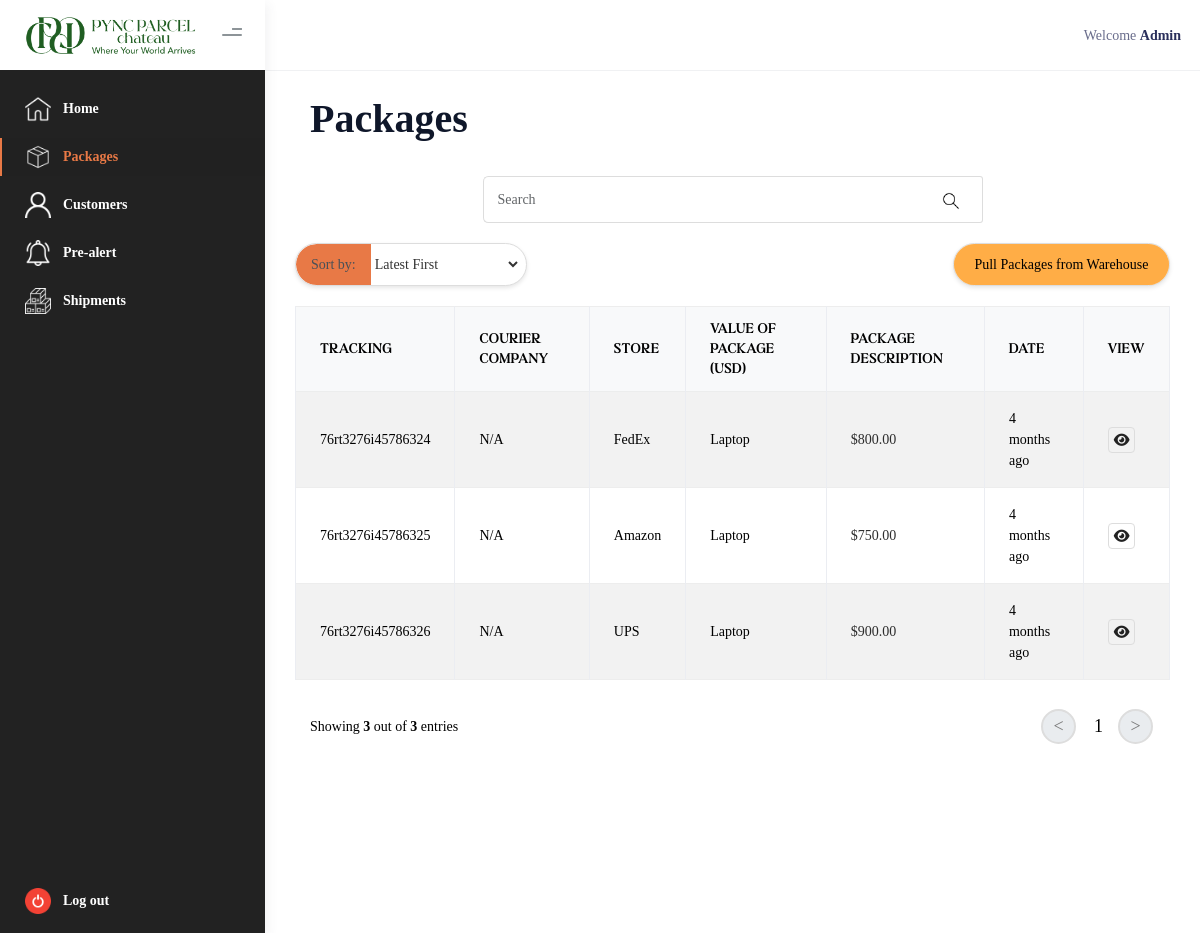
The page /admin-dashboard/packages.php (signed in) on the database its author committed.
### tables this page shows
CREATE TABLE IF NOT EXISTS users (
    id INT AUTO_INCREMENT PRIMARY KEY,
    first_name VARCHAR(255) NOT NULL,
    last_name VARCHAR(255) NOT NULL,
    email_address VARCHAR(255) UNIQUE NOT NULL,
    phone_number VARCHAR(20),
    date_of_birth DATE,
    account_number VARCHAR(50),
    gender VARCHAR(10),
    file VARCHAR(255),
    address_type VARCHAR(50),
    parish VARCHAR(100),
    region VARCHAR(100),
    address_line1 TEXT,
    address_line2 TEXT,
    password_hash VARCHAR(255) NOT NULL,
    role_as INT DEFAULT 0,
    token_hash VARCHAR(255) DEFAULT NULL,
    token_expired_at DATETIME DEFAULT NULL,
    created_at TIMESTAMP DEFAULT CURRENT_TIMESTAMP,
    updated_at TIMESTAMP DEFAULT CURRENT_TIMESTAMP ON UPDATE CURRENT_TIMESTAMP
);

CREATE TABLE IF NOT EXISTS packages (
    id INT AUTO_INCREMENT PRIMARY KEY,
    tracking_number VARCHAR(50) NOT NULL UNIQUE,
    courier_company VARCHAR(100) DEFAULT NULL,
    describe_package TEXT DEFAULT NULL,
    user_id INT DEFAULT NULL,
    weight DECIMAL(10,2) DEFAULT NULL,
    weight_unit VARCHAR(10) DEFAULT 'lbs',
    value_of_package DECIMAL(10,2) DEFAULT NULL,
    currency VARCHAR(3) DEFAULT 'USD',
    status ENUM(
        'Received at Origin',
        'Preparing Shipment',
        'Shipped',
        'In Transit',
        'At Destination Port',
        'Processing at Customs',
        'Checking for Package',
        'At Sorting Facility',
        'Out for Delivery',
        'Ready for Pickup',
        'Scheduled for Delivery',
        'Delivered'
    ) DEFAULT 'Received at Origin',
    invoice_status ENUM('PENDING', 'PAID', 'OVERDUE') DEFAULT 'PENDING',
    invoice_number VARCHAR(50) DEFAULT NULL,
    invoice_total DECIMAL(10,2) DEFAULT NULL,
    shipment_id INT DEFAULT NULL,
    tracking_name VARCHAR(255) DEFAULT NULL,
    dim_length DECIMAL(10,2) DEFAULT NULL,
    dim_width DECIMAL(10,2) DEFAULT NULL,
    dim_height DECIMAL(10,2) DEFAULT NULL,
    shipment_status VARCHAR(100) DEFAULT NULL,
    shipment_type VARCHAR(100) DEFAULT NULL,
    branch VARCHAR(100) DEFAULT NULL,
    tag VARCHAR(100) DEFAULT NULL,
    courier_id VARCHAR(255) DEFAULT NULL,
    courier_customer_id VARCHAR(255) DEFAULT NULL,
    added_to_shipment_at TIMESTAMP DEFAULT NULL,
    shipment_simple_id VARCHAR(255) DEFAULT NULL,
    warehouse_package_id VARCHAR(255) DEFAULT NULL,
    created_at TIMESTAMP DEFAULT CURRENT_TIMESTAMP,
    updated_at TIMESTAMP DEFAULT CURRENT_TIMESTAMP ON UPDATE CURRENT_TIMESTAMP,
    KEY user_id (user_id),
    KEY shipment_id (shipment_id),
    KEY status (status),
    KEY courier_id (courier_id),
    KEY courier_customer_id (courier_customer_id),
    KEY shipment_simple_id (shipment_simple_id)
);

### admin-dashboard/packages.php (the view, shortened to what the rows shown need)
<?php
    include '../config.php';
    include '../function.php';
    include 'function.php';
    include 'authorized-admin.php';
    $limit  = 50;
    $page   = isset($_GET['page']) ? (int) $_GET['page'] : 1;
    $offset = ($page - 1) * $limit;
    $sql_count      = 'SELECT COUNT(*) as total FROM packages';
    $result_count   = mysqli_query($conn, $sql_count);
    $total_packages = mysqli_fetch_assoc($result_count)['total'];
    $packages_list         = [];
?>
<!DOCTYPE html>
<html lang="en">
<head>
    <link rel="stylesheet" href="https://cdn.jsdelivr.net/npm/bootstrap-icons@1.11.3/font/bootstrap-icons.min.css">
    <link rel="stylesheet"
        href="https://unpkg.com/bs-brain@2.0.4/tutorials/timelines/timeline-5/assets/css/timeline-5.css">
    <link rel="stylesheet" href="../user-dashboard/assets/css/bootstrap.min.css" />
    <link rel="stylesheet" href="../user-dashboard/assets/css/kaiadmin.min.css" />
    <link rel="stylesheet" href="https://cdnjs.cloudflare.com/ajax/libs/font-awesome/6.7.2/css/all.min.css"
 />
    <link rel="stylesheet" href="../user-dashboard/assets/css/custom.css" />
    <link rel="stylesheet" href="assets/css/admin.css" />
</head>
<body>
    <div class="wrapper admin">
        <div class="main-panel">
            <div class="main-header">
                <nav class="navbar navbar-header navbar-header-transparent navbar-expand-lg border-bottom">
                    <div class="container-fluid">
                        <ul class="navbar-nav topbar-nav ms-md-auto align-items-center">
                            <li class="nav-item">
                                <span class="op-7">Welcome</span>
                                <span class="fw-bold"><?php echo user_account_information()['first_name']; ?></span>
                            </li>
                        </ul>
                    </div>
                </nav>
            </div>
            <div class="container">
                <div class="page-inner">
                    <div class="row">
                        <div class="col-md-offset-1 col-md-12">
                            <div class="panel packages ">
            <?php
                $sort  = isset($_GET['sort']) ? $_GET['sort'] : 'latest';
                $order = ($sort == 'oldest') ? 'ASC' : 'DESC';
                $sql             = "SELECT * FROM packages ORDER BY created_at $order LIMIT $limit OFFSET $offset";
                $result          = mysqli_query($conn, $sql);
                $has_db_packages = mysqli_num_rows($result) > 0;
                if ($has_db_packages || (! empty($packages_list) && $total_packages > 0)) {
                ?>
<div class="panel-body table-responsive" style="display: none;">
    <table class="table m-auto shadow table-striped table-hover table-bordered">
        <thead class="table-light">
            <tr>
                <th>Tracking</th>
                <th>Courier Company</th>
                <th>Store</th>
                <th>Value of Package (USD)</th>
                <th>Package Description</th>
                <th>Date</th>
                <th>View</th>
            </tr>
        </thead>
        <tbody>
            <?php
                if ($has_db_packages) {
                        while ($rows = mysqli_fetch_array($result)) {
                        ?>
            <tr>
                <td><?php echo $rows['tracking_number']; ?></td>
                <td><?php echo $rows['tracking_name'] ? ucfirst($rows['tracking_name']) : 'N/A'; ?></td>
                <td><?php echo $rows['courier_company']; ?></td>
                <td><?php echo $rows['describe_package']; ?></td>
                <td> <span class="item_value">$<?php echo $rows['value_of_package']; ?></span></td>
                <td><?php echo timeAgo($rows['created_at']); ?></td>
                <td>
                    <ul class="mb-0 action-list list-unstyled">
                        <li>
                            <a href="package-view.php?tracking=<?php echo $rows['tracking_number']; ?>">
                                <i class="fa-solid fa-eye"></i>
                            </a>
                        </li>
                    </ul>
                </td>
            </tr>
            <?php
                }
                    }
                ?>
        </tbody>
    </table>
</div>
                                <?php
                                    } else {
                                        echo "<p class='text-center' style='font-size: 25px'>No Packages available.</p>";
                                    }
                                ?>
                            </div>
                        </div>
                    </div>
                </div>
            </div>
        </div>
</body>
</html>

### rows shown on the page
users: first_name "Admin"
packages: tracking_number "76rt3276i45786324", shows "N/A", courier_company "FedEx", describe_package "Laptop", value_of_package "800.00", created_at "4 months ago"
packages: tracking_number "76rt3276i45786325", shows "N/A", courier_company "Amazon", describe_package "Laptop", value_of_package "750.00", created_at "4 months ago"
packages: tracking_number "76rt3276i45786326", shows "N/A", courier_company "UPS", describe_package "Laptop", value_of_package "900.00", created_at "4 months ago"

### other values the page prints
mysqli_num_rows($result) "3"
$total_packages "3"
